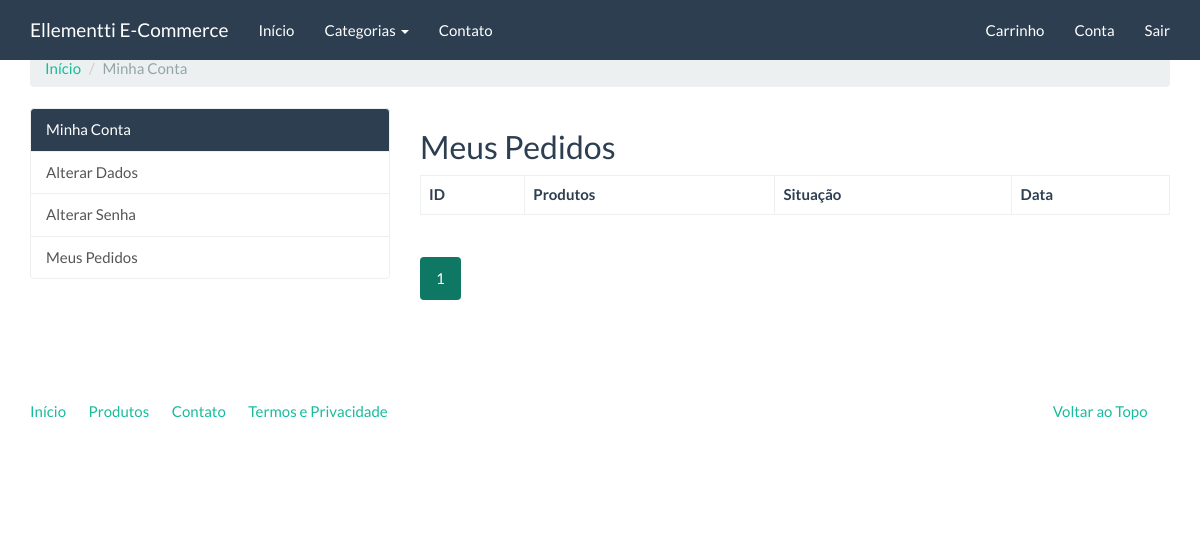
The page /compras/meus-pedidos/ (signed in) on the database as committed earlier.
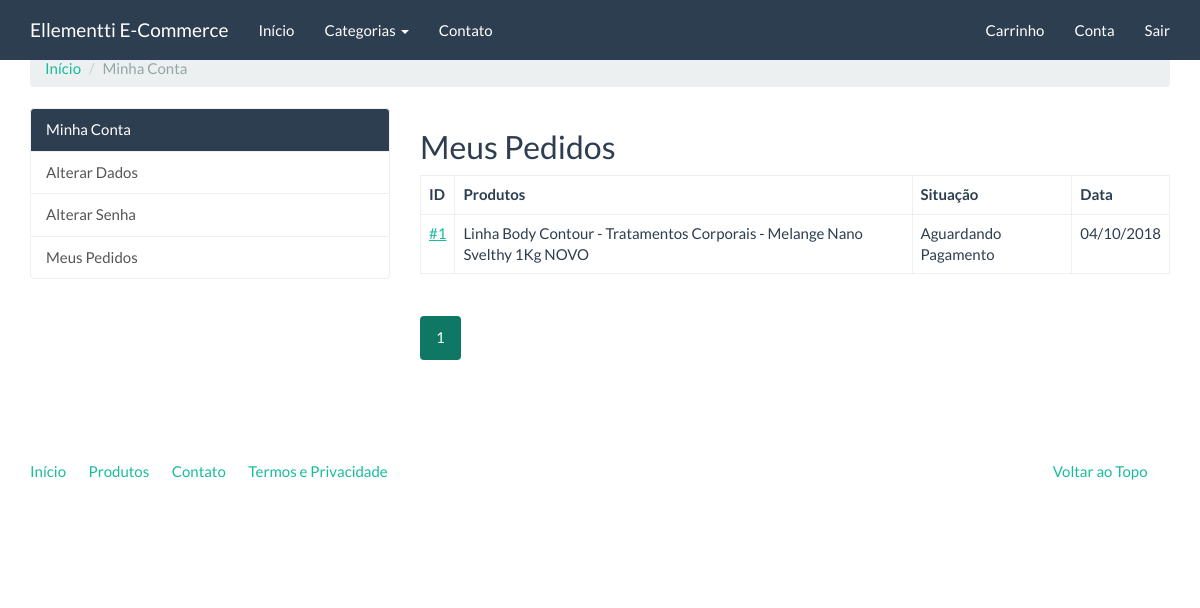
The same page on the database as committed later.
### checkout/models.py (models this page shows, shortened)
class Order(models.Model):
    STATUS_CHOICES = (
        (0, 'Aguardando Pagamento'),
        (1, 'Concluída'),
        (2, 'Cancelada'),
    )
    PAYMENT_OPTION_CHOICES = (
        ('deposit', 'Depósito'),
        ('pagseguro', 'PagSeguro'),
        ('paypal', 'Paypal'),
    )
    user = models.ForeignKey(settings.AUTH_USER_MODEL, verbose_name='Usuário', on_delete=models.CASCADE)
    status = models.IntegerField(
        'Situação', choices=STATUS_CHOICES, default=0, blank=True
    )
    payment_option = models.CharField(
        'Opção de Pagamento', choices=PAYMENT_OPTION_CHOICES, max_length=20,
        default='deposit'
    )
    created = models.DateTimeField('Criado em', auto_now_add=True)
    modified = models.DateTimeField('Modificado em', auto_now=True)
    objects = OrderManager()
    class Meta:
        verbose_name = 'Pedido'
        verbose_name_plural = 'Pedidos'
    def products(self):
        products_ids = self.items.values_list('product')
        return Product.objects.filter(pk__in=products_ids)
    def pagseguro(self):
        self.payment_option = 'pagseguro'
        self.save()
        pg = PagSeguro(
            email=settings.PAGSEGURO_EMAIL, token=settings.PAGSEGURO_TOKEN,
            config={'sandbox': settings.PAGSEGURO_SANDBOX}
        )
        pg.sender = {
            'email': self.user.email
        }
        pg.reference_prefix = ''
        pg.shipping = None
        pg.reference = self.pk
        for item in self.items.all():
            pg.items.append(
                {
                    'id': item.product.pk,
                    'description': item.product.name,
                    'quantity': item.quantity,
                    'amount': '%.2f' % item.price
                }
            )
        return pg
    def paypal(self):
        self.payment_option = 'paypal'
        self.save()
        paypal_dict = {
            'upload': '1',
            'business': settings.PAYPAL_EMAIL,
            'invoice': self.pk,
            'cmd': '_cart',
            'currency_code': 'BRL',
            'charset': 'utf-8',
        }
        index = 1
        for item in self.items.all():
            paypal_dict['amount_{}'.format(index)] = '%.2f' % item.price
            paypal_dict['item_name_{}'.format(index)] = item.product.name
            paypal_dict['quantity_{}'.format(index)] = item.quantity
            index = index + 1
        return paypal_dict

### catalog/models.py (models this page shows, shortened)
class Product(models.Model):
    name = models.CharField('Nome', max_length=100)
    slug = models.SlugField('Identificador', max_length=100)
    category = models.ForeignKey('catalog.Category', verbose_name='Categoria', on_delete=models.CASCADE)
    description = models.TextField('Descrição', blank=True)
    price = models.DecimalField('Preço', decimal_places=2, max_digits=8)
    created = models.DateTimeField('Criado em', auto_now_add=True)
    modified = models.DateTimeField('Modificado em', auto_now=True)
    class Meta:
        verbose_name = 'Produto'
        verbose_name_plural = 'Produtos'
        ordering = ['name']

### checkout/views.py (the view)
class OrderListView(LoginRequiredMixin, ListView):
    template_name = 'checkout/order_list.html'
    paginate_by = 10
    def get_queryset(self):
        return Order.objects.filter(user=self.request.user)

### catalog/context_processors.py (called while the page is built)
def categories(request):
    return {
        'categories': Category.objects.all()
    }

### catalog/models.py (called while the page is built)
    def __str__(self):
        return self.name

    def get_absolute_url(self):
        return reverse('catalog:category', kwargs={'slug': self.slug})

### core/templatetags/pagination.py (called while the page is built)
@register.inclusion_tag('pagination.html')
def pagination(request, paginator, page_obj):
    context = {}
    context['paginator'] = paginator
    context['request'] = request
    context['page_obj'] = page_obj
    getvars = request.GET.copy()
    if 'page' in getvars:
        del getvars['page']
    if len(getvars) > 0:
        context['getvars'] = '&{0}'.format(getvars.urlencode())
    else:
        context['getvars'] = ''
    return context

### checkout/templates/checkout/order_list.html (shortened to what this page needs)
{% extends "accounts/index.html" %}
{% load pagination %}
{% block accounts_container %}
<h2>Meus Pedidos</h2>
<table class="table table-bordered">
    <thead>
        <tr>
            <th>
                ID
            </th>
            <th>
                Produtos
            </th>
            <th>
                Situação
            </th>
            <th>
                Data
            </th>
        </tr>
    </thead>
    <tbody>
        {% for order in object_list %}
        <tr>
            <td>
                <a href="{% url 'checkout:order_detail' order.pk %}">#{{ order.pk }}</a>
            </td>
            <td>
                {% for product in order.products %}
                {{ product.name }}{% if not forloop.last %}<br />{% endif %}
                {% endfor %}
            </td>
            <td>
                {{ order.get_status_display }}
            </td>
            <td>
                {{ order.created|date:"d/m/Y" }}
            </td>
        </tr>
        {% endfor %}
    </tbody>
</table>
{% pagination request paginator page_obj %}
{% endblock %}

Rows that differ between the two databases and show on the page:
added Order: pk "1", status "Aguardando Pagamento", created "04/10/2018"
added Product: name "Linha Body Contour - Tratamentos Corporais - Melange Nano Svelthy 1Kg NOVO"
